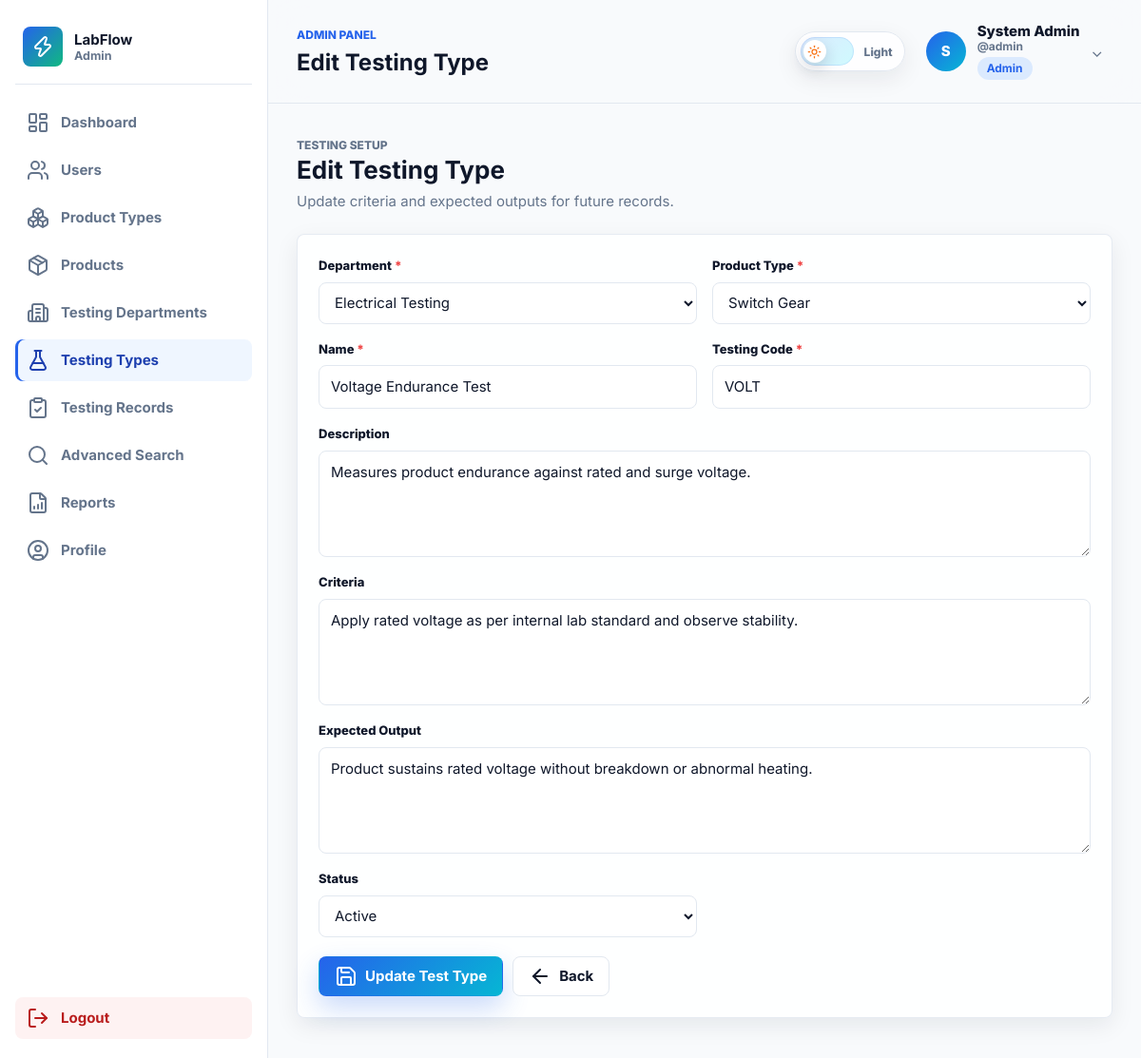
Screenshot of /admin/testing-types/edit.php?id=1 (signed in) with the database file from the repository.
### tables this page shows
CREATE TABLE `testing_types` (
  `id` INT UNSIGNED NOT NULL AUTO_INCREMENT,
  `department_id` INT UNSIGNED NOT NULL,
  `product_type_id` INT UNSIGNED NOT NULL,
  `name` VARCHAR(160) NOT NULL,
  `testing_code` VARCHAR(10) NOT NULL,
  `description` TEXT NULL,
  `expected_output` TEXT NULL,
  `criteria` TEXT NULL,
  `status` ENUM('active', 'inactive') NOT NULL DEFAULT 'active',
  `created_at` DATETIME NOT NULL DEFAULT CURRENT_TIMESTAMP,
  `updated_at` DATETIME NULL DEFAULT NULL ON UPDATE CURRENT_TIMESTAMP,
  PRIMARY KEY (`id`),
  UNIQUE KEY `uq_testing_code_department` (`department_id`, `testing_code`),
  KEY `idx_testing_types_status` (`status`),
  KEY `idx_testing_types_lookup` (`department_id`, `product_type_id`),
  KEY `idx_testing_types_product_type` (`product_type_id`),
  CONSTRAINT `fk_testing_types_department`
    FOREIGN KEY (`department_id`) REFERENCES `testing_departments` (`id`)
    ON UPDATE CASCADE ON DELETE RESTRICT,
  CONSTRAINT `fk_testing_types_product_type`
    FOREIGN KEY (`product_type_id`) REFERENCES `product_types` (`id`)
    ON UPDATE CASCADE ON DELETE RESTRICT
);

### includes/functions.php (called while the page is built, shortened)
<?php
function e(mixed $value): string
{
    return htmlspecialchars((string) $value, ENT_QUOTES, 'UTF-8');
}
function url(string $path = ''): string
{
    $path = trim($path, '/');
    $base = APP_BASE_PATH ?: '';
    return $path === '' ? ($base . '/') : ($base . '/' . $path);
}
function optionSelected(mixed $actual, mixed $expected): string
{
    return (string) $actual === (string) $expected ? 'selected' : '';
}

### admin/testing-types/edit.php (the view, shortened to what this page needs)
<?php
$pdo = getPDO();
$id = (int) ($_GET['id'] ?? 0);
$stmt = $pdo->prepare('SELECT * FROM testing_types WHERE id = :id');
$stmt->execute(['id' => $id]);
$testingType = $stmt->fetch();
$departments = $pdo->query('SELECT id, name FROM testing_departments ORDER BY name')->fetchAll();
$productTypes = $pdo->query('SELECT id, name FROM product_types ORDER BY name')->fetchAll();
include __DIR__ . '/../../includes/admin_start.php';
?>
<div class="page-header" data-animate="fade-up">
    <div>
        <p class="eyebrow">Testing setup</p>
        <h2>Edit Testing Type</h2>
        <p>Update criteria and expected outputs for future records.</p>
    </div>
</div>
<form class="form-card surface-card" method="post" action="<?= url('admin/testing-types/update.php') ?>" data-validate data-animate="fade-up">
    <div class="form-grid">
        <div class="field">
            <label>Department <span class="required">*</span></label>
            <select name="department_id" required>
                <?php foreach ($departments as $department): ?>
                    <option value="<?= (int) $department['id'] ?>" <?= optionSelected($testingType['department_id'], $department['id']) ?>><?= e($department['name']) ?></option>
                <?php endforeach; ?>
            </select>
        </div>
        <div class="field">
            <label>Product Type <span class="required">*</span></label>
            <select name="product_type_id" required>
                <?php foreach ($productTypes as $type): ?>
                    <option value="<?= (int) $type['id'] ?>" <?= optionSelected($testingType['product_type_id'], $type['id']) ?>><?= e($type['name']) ?></option>
                <?php endforeach; ?>
            </select>
        </div>
        <div class="field">
            <label>Name <span class="required">*</span></label>
            <input type="text" name="name" value="<?= e($testingType['name']) ?>" required maxlength="160">
        </div>
        <div class="field">
            <label>Testing Code <span class="required">*</span></label>
            <input type="text" name="testing_code" value="<?= e($testingType['testing_code']) ?>" required maxlength="10">
        </div>
        <div class="field span-2">
            <label>Description</label>
            <textarea name="description"><?= e($testingType['description']) ?></textarea>
        </div>
        <div class="field span-2">
            <label>Criteria</label>
            <textarea name="criteria"><?= e($testingType['criteria']) ?></textarea>
        </div>
        <div class="field span-2">
            <label>Expected Output</label>
            <textarea name="expected_output"><?= e($testingType['expected_output']) ?></textarea>
        </div>
        <div class="field">
            <label>Status</label>
            <select name="status">
                <option value="active" <?= optionSelected($testingType['status'], 'active') ?>>Active</option>
            </select>
        </div>
    </div>
    <div class="form-actions">
        <button class="btn btn-primary" type="submit"><i data-lucide="save"></i> Update Test Type</button>
        <a class="btn btn-soft" href="<?= url('admin/testing-types/index.php') ?>"><i data-lucide="arrow-left"></i> Back</a>
    </div>
</form>
<?php include __DIR__ . '/../../includes/admin_end.php'; ?>

### assets/css/style.css (style rules this page uses)
:root { --primary: #2563eb; --primary-dark: #1e40af; --cyan: #06b6d4; --emerald: #10b981; --amber: #f59e0b; --danger: #ef4444; --bg: #f8fafc; --surface: #ffffff; --surface-soft: #f1f5f9; --text: #0f172a; --muted: #64748b; --border: #e2e8f0; --shadow-sm: 0 8px 24px rgba(15, 23, 42, 0.08); --shadow-md: 0 18px 50px rgba(37, 99, 235, 0.12); --radius: 8px; --sidebar-width: 282px; }
* { box-sizing: border-box; }
html { scroll-behavior: smooth; }
body { margin: 0; background: var(--bg); color: var(--text); font-family: "Inter", system-ui, -apple-system, BlinkMacSystemFont, "Segoe UI", sans-serif; font-size: 15px; line-height: 1.6; }
a { color: inherit; text-decoration: none; }
button, input, select, textarea { font: inherit; }
img, svg { max-width: 100%; }
.btn { position: relative; overflow: hidden; display: inline-flex; align-items: center; justify-content: center; gap: 8px; min-height: 42px; padding: 0 16px; border: 1px solid transparent; border-radius: var(--radius); cursor: pointer; font-weight: 700; transition: transform 180ms ease, box-shadow 180ms ease, border-color 180ms ease, background 180ms ease; white-space: nowrap; }
.btn::after { content: ""; position: absolute; inset: 0; background: linear-gradient(110deg, transparent 0%, rgba(255, 255, 255, 0.34) 46%, transparent 58%); transform: translateX(-120%); transition: transform 520ms ease; pointer-events: none; }
.btn-primary { color: #fff; background: linear-gradient(135deg, var(--primary), var(--cyan)); box-shadow: 0 12px 28px rgba(37, 99, 235, 0.24); }
.btn-soft { color: var(--text); background: var(--surface); border-color: var(--border); }
.eyebrow { margin: 0 0 6px; color: var(--primary); font-size: 12px; font-weight: 800; letter-spacing: 0; text-transform: uppercase; }
.app-body { min-height: 100vh; }
.surface-card { border: 1px solid rgba(226, 232, 240, 0.86); border-radius: var(--radius); background: rgba(255, 255, 255, 0.86); box-shadow: var(--shadow-sm); }
.page-header { display: flex; align-items: flex-start; justify-content: space-between; gap: 18px; margin-bottom: 22px; }
.page-header h2 { margin: 0; font-size: 26px; line-height: 1.2; }
.page-header p { margin: 6px 0 0; color: var(--muted); }
body.app-body, body.app-body .sidebar, body.app-body .topbar, body.app-body .surface-card, body.app-body .field input, body.app-body .field select, body.app-body .field textarea, body.app-body .data-table th, body.app-body .data-table td, body.app-body .theme-toggle { transition: color 220ms ease, background-color 220ms ease, border-color 220ms ease, box-shadow 220ms ease; }

### assets/css/forms.css (style rules this page uses)
.form-card { padding: 22px; }
.form-grid { display: grid; grid-template-columns: repeat(2, minmax(0, 1fr)); gap: 16px; }
.form-grid .span-2 { grid-column: 1 / -1; }
.field { display: grid; gap: 7px; }
.field label { color: var(--text); font-size: 13px; font-weight: 800; }
.required { color: var(--danger); }
.field input, .field select, .field textarea { width: 100%; min-height: 44px; padding: 10px 12px; border: 1px solid var(--border); border-radius: var(--radius); color: var(--text); background: #fff; outline: none; transition: border-color 180ms ease, box-shadow 180ms ease; }
.field textarea { min-height: 112px; resize: vertical; }
.form-actions { display: flex; flex-wrap: wrap; gap: 10px; margin-top: 20px; }

### rows the page displays
testing_types: name "Voltage Endurance Test", testing_code "VOLT", description "Measures product endurance against rated and surge voltage.", criteria "Apply rated voltage as per internal lab standard and observe stability.", expected_output "Product sustains rated voltage without breakdown or abnormal heating."

### other values shown
$panelBrand "LabFlow"
humanize(current_user()['role'] ?? 'admin') "Admin"
$item['label'] "Dashboard"
$item['label'] "Users"
$item['label'] "Product Types"
$item['label'] "Products"
$item['label'] "Testing Departments"
$item['label'] "Testing Types"
$item['label'] "Testing Records"
$item['label'] "Advanced Search"
$item['label'] "Reports"
$item['label'] "Profile"
$panelName "ADMIN PANEL"
$pageTitle "Edit Testing Type"
substr($userName, 0, 1) "S"
